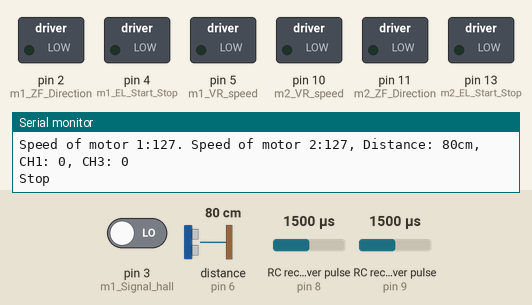
Simulated run of this sketch. Board: Arduino Mega 2560, built with avr-gcc and run on an emulated ATmega2560. On the bench: switched loads named in the sketch (green lamp = pin HIGH), the last lines printed to the serial monitor. Wiring (inferred from the names in the program): ultrasonic range finder: trigger pin 7; echo pin 6; 2 × RC receiver channel: data pin 8 / data pin 9. The inputs (shaded band) are chosen by the test bench; at power-on: RC receiver pulse (sensors on pin 8, pin 9) 1500 µs, pin 3 (m1_Signal_hall) LOW, distance to the obstacle (sensor on pin 6) 80 cm. The echo pulse lasts 58.3 µs per cm; pins used as bus, display or sensor lines are not drawn.

Above: at 1.2 s.
1.3 s: RC receiver pulse (sensor on pin 8) set to 1484 µs
At 1.7 s:
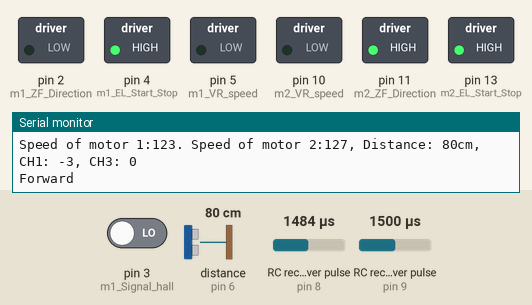
2.8 s: RC receiver pulse (sensor on pin 9) set to 1487 µs
4.3 s: RC receiver pulse (sensor on pin 9) set to 1466 µs
At 4.9 s:
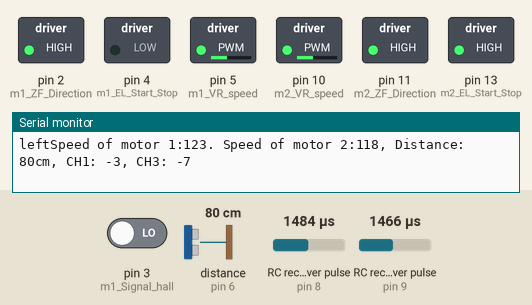
5.8 s: pin 3 (m1_Signal_hall) driven HIGH
At 6.8 s:
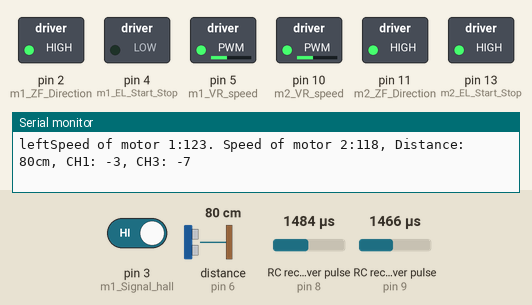
7.3 s: RC receiver pulse (sensor on pin 8) set to 1750 µs
At 8.5 s:
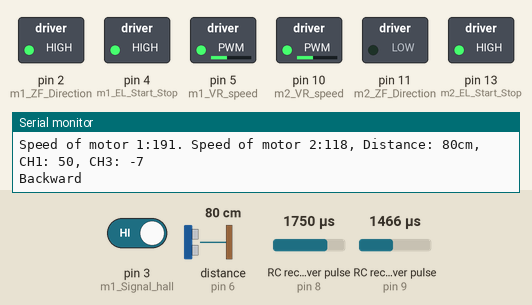
8.8 s: pin 3 (m1_Signal_hall) driven LOW
At 10.0 s:
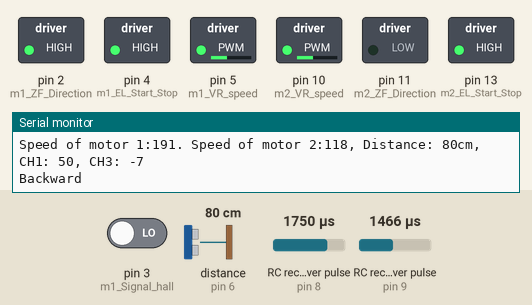
Timing chart, 0 to 11.3 s (numbered marks = the images above; inputs shaded):
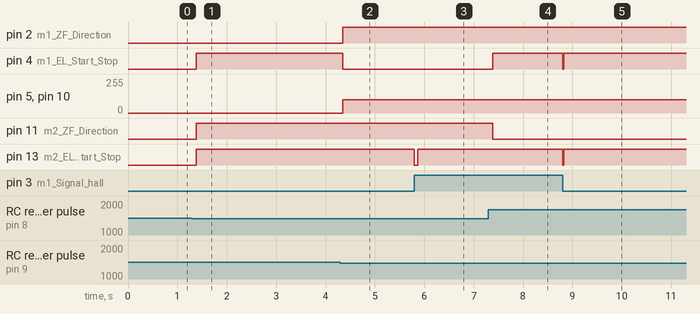

The sketch:

motor3.ino
```cpp
//#include <ArduinoJson.h>
//#######################################
//#######################################
// GPIO mappings for Arduino Mega 2560
//#######################################
int m2_EL_Start_Stop=13;  //EL
int m2_Signal_hall=12;   // Signal - Hall sensor
int m2_ZF_Direction=11;  // ZF
int m2_VR_speed=10;    //VR

int m1_EL_Start_Stop=4;  //EL
int m1_Signal_hall=3;   // Signal - Hall sensor
int m1_ZF_Direction=2;  // ZF
int m1_VR_speed=5;    //VR

int CH1=8;
int CH3=9;

const uint8_t ECHO_PIN = 6;
const uint8_t TRIGGER_PIN = 7;

const int sensorTimeout = 17493;

//#######################################
int pos=0;int steps=0;int speed1=0;
String direction1;
//#######################################


uint16_t echo(bool isCM) {
  long echoDuration;
  long distance;

  digitalWrite(TRIGGER_PIN, LOW);
  delayMicroseconds(2);
  digitalWrite(TRIGGER_PIN, HIGH);
  delayMicroseconds(5);
  digitalWrite(TRIGGER_PIN, LOW);

  echoDuration = pulseIn(ECHO_PIN, HIGH, sensorTimeout); // Returns microseconds
  //echoDuration = pulseIn(ECHO_PIN, HIGH); // Returns microseconds

    distance = echoDuration / 29 / 2; // 29.15 microseconds per cm
  //delay(1);
  return distance;
}


void plus() {
  pos++; //count steps
  Serial.println(pos);
    if(pos>=steps){
    wheelStop();
    pos=0;
  }
}


int readChannel(int channelInput, int minLimit, int maxLimit, int defaultValue){
  int ch = pulseIn(channelInput, HIGH, 30000);
  if (ch < 100) return defaultValue;
  return map(ch, 1000, 2000, minLimit, maxLimit);
}

void setup() {

// put your setup code here, to run once:
Serial.begin(115200);

//wheel 1 - Setup pin mode
pinMode(m1_EL_Start_Stop, OUTPUT);//stop/start - EL
pinMode(m1_Signal_hall, INPUT);   //plus       - Signal
pinMode(m1_ZF_Direction, OUTPUT); //direction  - ZF

pinMode(m2_EL_Start_Stop, OUTPUT);//stop/start - EL
pinMode(m2_Signal_hall, INPUT);   //plus       - Signal
pinMode(m2_ZF_Direction, OUTPUT); //direction  - ZF
digitalWrite(m1_EL_Start_Stop,LOW);
digitalWrite(m2_EL_Start_Stop,LOW);

pinMode(TRIGGER_PIN, OUTPUT);
pinMode(ECHO_PIN, INPUT);

pinMode(CH1, INPUT);
pinMode(CH3, INPUT);
    //Hall sensor detection - Count steps
    attachInterrupt(digitalPinToInterrupt(m1_Signal_hall), plus, CHANGE);
    attachInterrupt(digitalPinToInterrupt(m2_Signal_hall), plus, CHANGE);
}


void wheelStop(){
  digitalWrite(m1_EL_Start_Stop,LOW);
  digitalWrite(m2_EL_Start_Stop,LOW);
}

void wheelMoveForward(){
      analogWrite(m1_VR_speed, speed1);
      analogWrite(m2_VR_speed, speed1);

      digitalWrite(m1_ZF_Direction,LOW);
      digitalWrite(m2_ZF_Direction,HIGH);

      digitalWrite(m1_EL_Start_Stop,HIGH);
      digitalWrite(m2_EL_Start_Stop,HIGH);
}

void wheelMoveBackward(){
      analogWrite(m1_VR_speed, speed1);
      analogWrite(m2_VR_speed, speed1);

      digitalWrite(m1_ZF_Direction,HIGH);
      digitalWrite(m2_ZF_Direction,LOW);

      digitalWrite(m1_EL_Start_Stop,HIGH);
      digitalWrite(m2_EL_Start_Stop,HIGH);
}
void wheelMoveleft(){
      analogWrite(m1_VR_speed, speed1);
      analogWrite(m2_VR_speed, speed1);

      digitalWrite(m1_ZF_Direction,HIGH);
      digitalWrite(m2_ZF_Direction,HIGH);

      digitalWrite(m1_EL_Start_Stop,LOW);
      digitalWrite(m2_EL_Start_Stop,HIGH);
}
void wheelMoveright(){
      analogWrite(m1_VR_speed, speed1);
      analogWrite(m2_VR_speed, speed1);

      digitalWrite(m1_ZF_Direction,LOW);
      digitalWrite(m2_ZF_Direction,LOW);

      digitalWrite(m1_EL_Start_Stop,HIGH);
      digitalWrite(m2_EL_Start_Stop,LOW);
}
int ch1Value, ch3Value;
int map_ch1, map_ch3;
void loop() {
    uint16_t distanceCM = echo(true); // Report in cm = true.
    ch1Value = readChannel(CH1, -100, 100, 0);
    ch3Value = readChannel(CH3, -100, 100, 0);
    map_ch1 = map(ch1Value, -100, 100, 0, 255);
    map_ch3 = map(ch3Value, -100, 100, 0, 255);


    Serial.print("Speed of motor 1:");
    Serial.print(map_ch1);
    Serial.print(". Speed of motor 2:");
    Serial.print(map_ch3);
    Serial.print(", Distance: ");
    Serial.print(distanceCM);
    Serial.print("cm");
    Serial.print(", CH1: ");
    Serial.print(ch1Value);
    Serial.print(", CH3: ");
    Serial.println(ch3Value);
  if (distanceCM > 10) {
        if ((ch1Value >= 0 && ch1Value < 5 ) && (ch3Value <= 0 && ch3Value > -5 ))
        {
          Serial.println("Stop");
          wheelStop();
       }
      else if (ch1Value < 0 && ch3Value <= -5 )
        {
          map_ch1 = map(ch1Value, -100, 0, 0, 255);
          map_ch3 = map(ch3Value, -100, -5, 0, 255);
          speed1 = 100;
          Serial.print("left");
          wheelMoveleft();
       }
     else if (ch1Value < 0 && ch3Value >= 5){
          map_ch1 = map(ch1Value, -100, 0, 0, 255);
          map_ch3 = map(ch3Value, 5, 100, 0, 255);
          Serial.println("right");
          wheelMoveright();
       }
     else if (ch1Value < 0 && (ch3Value > -5 && ch3Value < 5 )){
          map_ch1 = map(ch1Value, -100,0, 0, 255);
          //map_ch3 = map(ch3Value, -5, 5, 0, 255);
          Serial.println("Forward");
          wheelMoveForward();
       }
     else if (ch1Value >= 5 ){
          map_ch1 = map(ch1Value, 0, 100, 0, 255);
          //map_ch3 = map(ch3Value, -100, 100, 0, 255);
          Serial.println("Backward");
          wheelMoveBackward();
       }


     else
       {
        Serial.println("Stop");
        wheelStop();
       }
       }

        delay(50);

}
```

Measured:
- the behaviour switches between 1499 and 1498 µs on RC receiver pulse (sensor on pin 8) (found by bisection; images 0 and 1)
- the behaviour switches between 1479 and 1478 µs on RC receiver pulse (sensor on pin 9) (found by bisection; images 1 and 2)
- after the input at 1.3 s, pin 4 (m1_EL_Start_Stop), pin 11 (m2_ZF_Direction), pin 13 (m2_EL_Start_Stop): LOW → HIGH after 0.09 s
- after the input at 4.3 s, pin 2 (m1_ZF_Direction): LOW → HIGH after 0.05 s; pin 4 (m1_EL_Start_Stop): HIGH → LOW after 0.05 s; pin 5 (m1_VR_speed), pin 10 (m2_VR_speed): 0/255 → 100/255 after 0.05 s
- after the input at 5.8 s, pin 13 (m2_EL_Start_Stop): HIGH → LOW at once, → HIGH 0.07 s later
- after the input at 7.3 s, pin 4 (m1_EL_Start_Stop): LOW → HIGH after 0.09 s; pin 11 (m2_ZF_Direction): HIGH → LOW after 0.09 s
- after the input at 8.8 s, pin 4 (m1_EL_Start_Stop), pin 13 (m2_EL_Start_Stop): HIGH → LOW at once, → HIGH 0.03 s later
